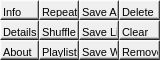
<?xml version="1.0" encoding="UTF-8"?>
<ui version="4.0">
 <class>OptionButtons</class>
 <widget class="QWidget" name="OptionButtons">
  <property name="geometry">
   <rect>
    <x>0</x>
    <y>0</y>
    <width>160</width>
    <height>60</height>
   </rect>
  </property>
  <property name="sizePolicy">
   <sizepolicy hsizetype="Expanding" vsizetype="Expanding">
    <horstretch>1</horstretch>
    <verstretch>1</verstretch>
   </sizepolicy>
  </property>
  <property name="minimumSize">
   <size>
    <width>160</width>
    <height>60</height>
   </size>
  </property>
  <property name="windowTitle">
   <string>Form</string>
  </property>
  <property name="styleSheet">
   <string notr="true">QPushButton {
text-align:left;
padding-top:5%;
padding-left:0.8%;
border-radius: 0.15px;
border-top: 2px solid qlineargradient(spread:pad, x1:1, y1:1, x2:1, y2:0, stop:0 rgba(0, 0, 0, 0), stop:1 rgba(255, 255, 255, 255));
border-left: 2px solid qlineargradient(spread:pad, x1:1, y1:0, x2:0, y2:0, stop:0 rgba(0, 0, 0, 0), stop:1 rgba(255, 255, 255, 255));
border-bottom: 3px solid qlineargradient(spread:pad, x1:1, y1:0.994, x2:1, y2:0, stop:0 rgba(0, 0, 0, 255), stop:1 rgba(255, 255, 255, 0));
border-right: 2px solid qlineargradient(spread:pad, x1:1, y1:0, x2:0, y2:0, stop:0 rgba(0, 0, 0, 255), stop:1 rgba(255, 255, 255, 0));
}

QPushButton:pressed {
border-top: 1px solid rgba(0, 0, 0, 128);
border-left: 1px solid black;
border-bottom: 1px solid black;
border-right: 1px solid rgba(0, 0, 0, 128);
}</string>
  </property>
  <layout class="QGridLayout" name="gridLayout" rowstretch="1,1,1" columnstretch="1,1,1,1">
   <property name="leftMargin">
    <number>0</number>
   </property>
   <property name="topMargin">
    <number>0</number>
   </property>
   <property name="rightMargin">
    <number>0</number>
   </property>
   <property name="bottomMargin">
    <number>0</number>
   </property>
   <property name="spacing">
    <number>0</number>
   </property>
   <item row="1" column="3">
    <widget class="OptionButton" name="clearButton">
     <property name="sizePolicy">
      <sizepolicy hsizetype="Expanding" vsizetype="Expanding">
       <horstretch>1</horstretch>
       <verstretch>1</verstretch>
      </sizepolicy>
     </property>
     <property name="font">
      <font>
       <pointsize>8</pointsize>
       <stylestrategy>PreferAntialias</stylestrategy>
      </font>
     </property>
     <property name="text">
      <string>Clear</string>
     </property>
    </widget>
   </item>
   <item row="0" column="1">
    <widget class="OptionButton" name="repeatButton">
     <property name="sizePolicy">
      <sizepolicy hsizetype="Expanding" vsizetype="Expanding">
       <horstretch>1</horstretch>
       <verstretch>1</verstretch>
      </sizepolicy>
     </property>
     <property name="font">
      <font>
       <pointsize>8</pointsize>
       <stylestrategy>PreferAntialias</stylestrategy>
      </font>
     </property>
     <property name="text">
      <string>Repeat</string>
     </property>
    </widget>
   </item>
   <item row="1" column="0">
    <widget class="OptionButton" name="detailsButton">
     <property name="sizePolicy">
      <sizepolicy hsizetype="Expanding" vsizetype="Expanding">
       <horstretch>1</horstretch>
       <verstretch>1</verstretch>
      </sizepolicy>
     </property>
     <property name="font">
      <font>
       <pointsize>8</pointsize>
       <stylestrategy>PreferAntialias</stylestrategy>
      </font>
     </property>
     <property name="text">
      <string>Details</string>
     </property>
    </widget>
   </item>
   <item row="0" column="2">
    <widget class="OptionButton" name="saveAsButton">
     <property name="sizePolicy">
      <sizepolicy hsizetype="Expanding" vsizetype="Expanding">
       <horstretch>1</horstretch>
       <verstretch>1</verstretch>
      </sizepolicy>
     </property>
     <property name="font">
      <font>
       <pointsize>8</pointsize>
       <stylestrategy>PreferAntialias</stylestrategy>
      </font>
     </property>
     <property name="text">
      <string>Save As</string>
     </property>
    </widget>
   </item>
   <item row="1" column="1">
    <widget class="OptionButton" name="shuffleButton">
     <property name="sizePolicy">
      <sizepolicy hsizetype="Expanding" vsizetype="Expanding">
       <horstretch>1</horstretch>
       <verstretch>1</verstretch>
      </sizepolicy>
     </property>
     <property name="font">
      <font>
       <pointsize>8</pointsize>
       <stylestrategy>PreferAntialias</stylestrategy>
      </font>
     </property>
     <property name="text">
      <string>Shuffle</string>
     </property>
    </widget>
   </item>
   <item row="1" column="2">
    <widget class="OptionButton" name="saveListButton">
     <property name="sizePolicy">
      <sizepolicy hsizetype="Expanding" vsizetype="Expanding">
       <horstretch>1</horstretch>
       <verstretch>1</verstretch>
      </sizepolicy>
     </property>
     <property name="font">
      <font>
       <pointsize>8</pointsize>
       <stylestrategy>PreferAntialias</stylestrategy>
      </font>
     </property>
     <property name="text">
      <string>Save List</string>
     </property>
    </widget>
   </item>
   <item row="0" column="0">
    <widget class="OptionButton" name="infoButton">
     <property name="sizePolicy">
      <sizepolicy hsizetype="Expanding" vsizetype="Expanding">
       <horstretch>1</horstretch>
       <verstretch>1</verstretch>
      </sizepolicy>
     </property>
     <property name="font">
      <font>
       <pointsize>8</pointsize>
       <stylestrategy>PreferAntialias</stylestrategy>
      </font>
     </property>
     <property name="text">
      <string>Info</string>
     </property>
    </widget>
   </item>
   <item row="0" column="3">
    <widget class="OptionButton" name="deleteButton">
     <property name="sizePolicy">
      <sizepolicy hsizetype="Expanding" vsizetype="Expanding">
       <horstretch>1</horstretch>
       <verstretch>1</verstretch>
      </sizepolicy>
     </property>
     <property name="font">
      <font>
       <pointsize>8</pointsize>
       <stylestrategy>PreferAntialias</stylestrategy>
      </font>
     </property>
     <property name="text">
      <string>Delete</string>
     </property>
    </widget>
   </item>
   <item row="2" column="0">
    <widget class="OptionButton" name="aboutButton">
     <property name="sizePolicy">
      <sizepolicy hsizetype="Expanding" vsizetype="Expanding">
       <horstretch>1</horstretch>
       <verstretch>1</verstretch>
      </sizepolicy>
     </property>
     <property name="font">
      <font>
       <pointsize>8</pointsize>
       <stylestrategy>PreferAntialias</stylestrategy>
      </font>
     </property>
     <property name="text">
      <string>About</string>
     </property>
    </widget>
   </item>
   <item row="2" column="1">
    <widget class="OptionButton" name="playlistButton">
     <property name="sizePolicy">
      <sizepolicy hsizetype="Expanding" vsizetype="Expanding">
       <horstretch>1</horstretch>
       <verstretch>1</verstretch>
      </sizepolicy>
     </property>
     <property name="font">
      <font>
       <pointsize>8</pointsize>
       <stylestrategy>PreferAntialias</stylestrategy>
      </font>
     </property>
     <property name="text">
      <string>Playlist</string>
     </property>
    </widget>
   </item>
   <item row="2" column="2">
    <widget class="OptionButton" name="saveWavButton">
     <property name="sizePolicy">
      <sizepolicy hsizetype="Expanding" vsizetype="Expanding">
       <horstretch>1</horstretch>
       <verstretch>1</verstretch>
      </sizepolicy>
     </property>
     <property name="font">
      <font>
       <pointsize>8</pointsize>
       <stylestrategy>PreferAntialias</stylestrategy>
      </font>
     </property>
     <property name="text">
      <string>Save Wav</string>
     </property>
    </widget>
   </item>
   <item row="2" column="3">
    <widget class="OptionButton" name="removeButton">
     <property name="sizePolicy">
      <sizepolicy hsizetype="Expanding" vsizetype="Expanding">
       <horstretch>1</horstretch>
       <verstretch>1</verstretch>
      </sizepolicy>
     </property>
     <property name="font">
      <font>
       <pointsize>8</pointsize>
       <stylestrategy>PreferAntialias</stylestrategy>
      </font>
     </property>
     <property name="text">
      <string>Remove</string>
     </property>
    </widget>
   </item>
  </layout>
 </widget>
 <customwidgets>
  <customwidget>
   <class>OptionButton</class>
   <extends>QPushButton</extends>
   <header>OptionButton.hpp</header>
  </customwidget>
 </customwidgets>
 <resources/>
 <connections/>
</ui>
